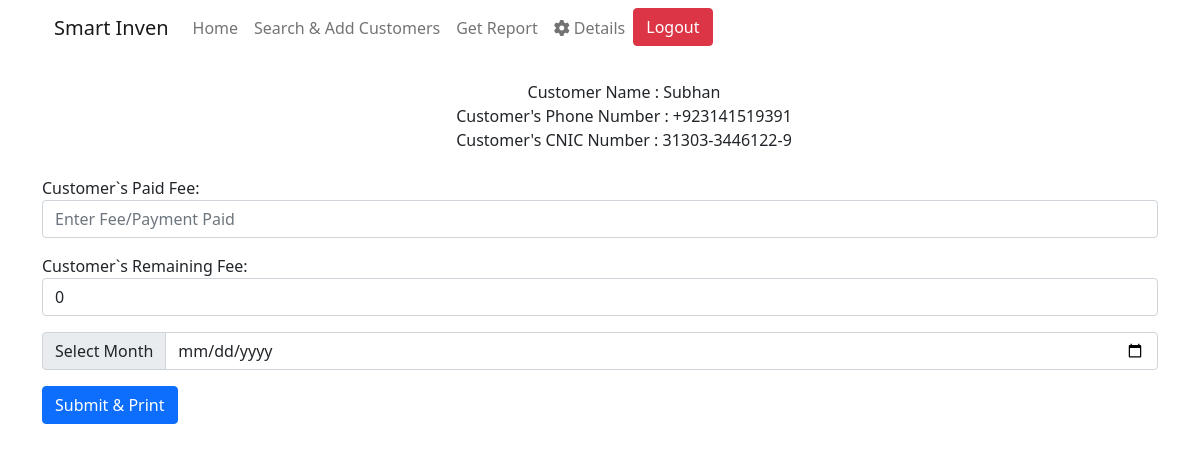
Screenshot of /fee/8 (signed in) with the database file from the repository.
### main/models.py (models this page shows, shortened)
class Customers(models.Model):
    name = models.CharField(max_length=1000, blank=False,
                            null=False, verbose_name='Customer`s Name')
    phone = models.CharField(max_length=13, blank=False,
                             null=False, verbose_name='Customer`s Phone Number')
    cnic = models.CharField(max_length=15, blank=False,
                            null=False, verbose_name='Customer`s CNIC')
    user = models.ForeignKey(User, related_name='user',
                             on_delete=models.CASCADE)

### main/views.py (the view)
# urls.py: path('fee/<int:pk>', views.fee, name='fee'),
@login_required
def fee(request, pk):
    customer = Customers.objects.get(pk=pk)
    if request.method == 'POST':
        form = CustomerFeeForm(request.POST)
        month = request.POST['month']
        if form.is_valid():
            fee = form.save(commit=False)
            fee.customer = customer
            fee.month = month
            fee.save()
            return redirect('print',fee.id)
    else:
        form = CustomerFeeForm()
    return render(request, 'fee.html', {'form': form, 'customer': customer})

### main/forms.py
class CustomerFeeForm(forms.ModelForm):
    class Meta:
        model = Fee
        fields = ['fee', 'remaining_fee', 'month']
        widgets = {
            'fee': forms.TextInput(attrs={'placeholder': 'Enter Fee/Payment Paid', 'class': 'form-control'}),
            'remaining_fee': forms.TextInput(attrs={'placeholder': 'Enter CNIC Number', 'class': 'form-control'}),
            'month': forms.HiddenInput(),
        }

### main/templates/fee.html (shortened to what this page needs)
{% extends 'base.html' %} {% block title %}Fee Form{% endblock %} {% block navbar %}
<nav class="navbar navbar-expand-lg navbar-light container">
  <div class="container-fluid">
    <a class="navbar-brand" href="{% url 'home' %}">Smart Inven</a>
    <div class="collapse navbar-collapse" id="navbarNav">
      <ul class="navbar-nav">
        <li class="nav-item">
          <a class="nav-link" aria-current="page" href="{% url 'home' %}"
            >Home</a
          >
        </li>
        <li class="nav-item">
          <a class="nav-link" href="{% url 'search' %}"
            >Search & Add Customers</a
          >
        </li>
        <li class="nav-item">
          <a class="nav-link" href="{% url 'report' %}">Get Report</a>
        </li>
        <li class="nav-item">
          <a class="nav-link" href="{% url 'details' %}"
            ><i class="fa fa-gear"></i> Details</a
          >
        </li>
        <li class="nav-item">
          <a class="btn btn-danger" href="{% url 'logout' %}">Logout</a>
        </li>
      </ul>
    </div>
  </div>
</nav>
{% endblock %} {% block content %}
<div class="container">
  <div
    style="
      display: flex;
      flex-direction: column;
      flex-wrap: wrap;
      justify-content: center;
      text-align: center;
      width: 100%;
    "
    class="m-lg-4"
  >
    <div>Customer Name : {{ customer.name }}</div>
    <div>Customer's Phone Number : {{ customer.phone }}</div>
    <div>Customer's CNIC Number : {{ customer.cnic }}</div>
  </div>
  <form method="post" id="select">
    {% csrf_token %} {{ form.as_p }}
    <div class="input-group mb-3">
      <span class="input-group-text" id="basic-addon1">Select Month</span>
      <input
        type="date"
        class="form-control"
        placeholder="month"
        aria-label="month"
        aria-describedby="basic-addon1"
        name="month"
        id="month"
      />
    </div>
    <button type="submit" class="btn btn-primary">Submit & Print</button>
  </form>
</div>
{% endblock %}

### rows the page displays
Customers: name "Subhan", phone "+923141519391", cnic "31303-3446122-9"
